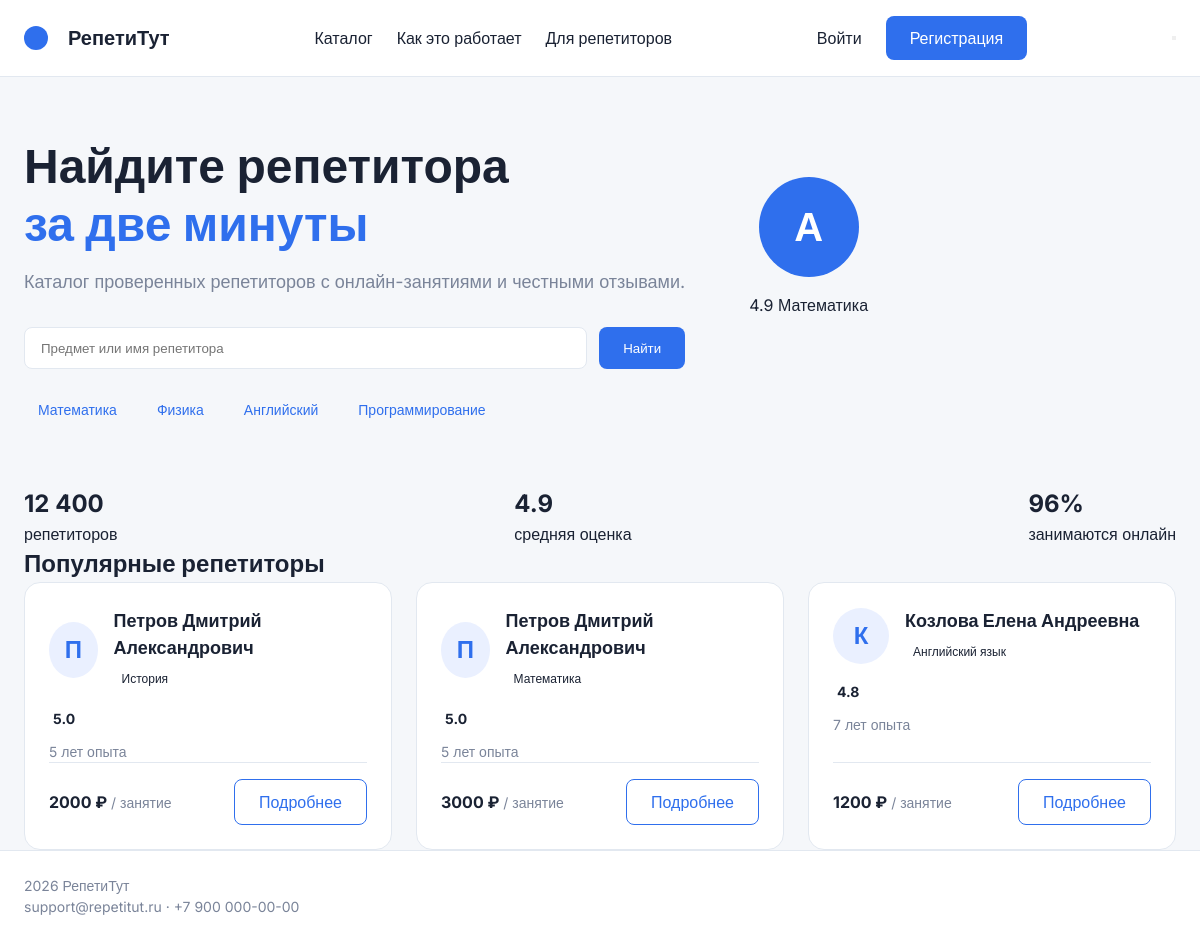
The page / on the database its author committed.
### app/models.py (models this page shows, shortened)
class TutorSubject(models.Model):
    tutor = models.ForeignKey(Tutor, on_delete=models.CASCADE, related_name="subject_cards", verbose_name="Репетитор")
    subject = models.ForeignKey(Subject, on_delete=models.CASCADE, related_name="tutor_cards", verbose_name="Предмет")
    rate_per_hour = models.DecimalField(verbose_name="Ставка за час", max_digits=7, decimal_places=2)
    moderation_status = models.CharField(verbose_name="Статус модерации", max_length=10, default="pending", choices=[("pending", "На модерации"), ("approved", "Одобрена"), ("rejected", "Отклонена")])
    class Meta:
        verbose_name = "Анкета репетитора по предмету"
        verbose_name_plural = "Анкеты репетиторов по предметам"
        ordering = ['tutor__full_name', 'subject__name']
        constraints = [
            db_check(Q(rate_per_hour__gte=300, rate_per_hour__lte=10000), "app_tutorsubject_rate_range"),
            models.UniqueConstraint(fields=['tutor', 'subject'], name="app_tutorsubject_unique_pair"),
        ]

class Tutor(models.Model):
    user = models.OneToOneField(User, on_delete=models.CASCADE, related_name="tutor_profile", null=True, blank=True)
    full_name = models.CharField(verbose_name="ФИО", max_length=150)
    email = models.EmailField(verbose_name="Электронная почта", max_length=100, unique=True)
    phone = models.CharField(verbose_name="Телефон", max_length=20)
    experience_years = models.PositiveSmallIntegerField(verbose_name="Опыт (лет)", default=1)
    rating = models.FloatField(verbose_name="Рейтинг", default=4.0)
    is_active = models.BooleanField(verbose_name="Активен", default=True)
    class Meta:
        verbose_name = "Репетитор"
        verbose_name_plural = "Репетиторы"
        ordering = ['full_name']
        constraints = [
            db_check(Q(rating__gte=1.0, rating__lte=5.0), "app_tutor_rating_range"),
        ]

class Subject(models.Model):
    name = models.CharField(verbose_name="Название предмета", max_length=100, unique=True)
    is_active = models.BooleanField(verbose_name="Показывать в каталоге", default=True)
    class Meta:
        verbose_name = "Предмет"
        verbose_name_plural = "Предметы"
        ordering = ['name']

### app/views.py (the view)
# urls.py: path('', views.index, name='index'),
def index(request):
    popular_tutors = TutorSubject.objects.filter(moderation_status='approved').select_related('tutor', 'subject').order_by('-tutor__rating')[:3]
    return render(request, 'app/index.html', {'popular_tutors': popular_tutors})

### app/templates/app/index.html (shortened to what this page needs)
{% extends 'app/base.html' %}
{% block content %}
<section class="hero">
    <div class="container hero-container">
        <div class="hero-text">
            <h1>Найдите репетитора<br><span class="text-primary">за две минуты</span></h1>
            <p class="subtitle">Каталог проверенных репетиторов с онлайн-занятиями и честными отзывами.</p>
            <div class="search-box">
                <input type="text" id="main-search" placeholder="Предмет или имя репетитора">
                <button class="btn-primary" id="search-btn" type="button">Найти</button>
            </div>
            <div class="tags">
                <a href="#">Математика</a>
                <a href="#">Физика</a>
                <a href="#">Английский</a>
                <a href="#">Программирование</a>
            </div>
        </div>
        <div class="hero-card">
            <div class="card-avatar">А</div>
            <div class="card-info">
                <span class="rating"> 4.9</span>
                <span class="subject">Математика</span>
            </div>
        </div>
    </div>
</section>
<section class="stats">
    <div class="container stats-container">
        <div class="stat-item">
            <h2>12 400</h2>
            <p>репетиторов</p>
        </div>
        <div class="stat-item">
            <h2>4.9</h2>
            <p>средняя оценка</p>
        </div>
        <div class="stat-item">
            <h2>96%</h2>
            <p>занимаются онлайн</p>
        </div>
    </div>
</section>
<section class="popular">
    <div class="container">
        <h2 class="section-title">Популярные репетиторы</h2>
        <div class="tutors-grid">
            {% include 'app/cards_list.html' with page_obj=popular_tutors %}
        </div>
    </div>
</section>
{% endblock %}

### app/templates/app/cards_list.html
{% for card in page_obj %}
<div class="tutor-card">
    <div class="tutor-header">
        <div class="avatar-small">{{ card.tutor.full_name|first }}</div>
        <div><h3>{{ card.tutor.full_name }}</h3><span class="tag">{{ card.subject.name }}</span></div>
    </div>
    <div class="tutor-rating"> <span>{{ card.tutor.rating }}</span></div>
    <p class="tutor-desc">{{ card.tutor.experience_years }} лет опыта</p>
    <div class="tutor-footer">
        <p class="price"><strong>{{ card.rate_per_hour|floatformat:0 }} ₽</strong> / занятие</p>
        <a href="{% url 'app:tutor_detail' card.id %}" class="btn-outline">Подробнее</a>
    </div>
</div>
{% empty %}
<div class="empty-state"><p>По вашему запросу ничего не найдено. Попробуйте изменить фильтры.</p></div>
{% endfor %}

### app/static/css/style.css (style rules this page uses)
:root { --p: #2F6FED; --t: #1A2233; --m: #7A8499; --b: #F5F7FA; --w: #FFFFFF; --br: #E2E8F0; --bg: #EAF0FF; }
* { margin: 0; padding: 0; box-sizing: border-box; }
body { font-family: 'Inter', sans-serif; background: var(--b); color: var(--t); line-height: 1.5; }
a { text-decoration: none; color: inherit; }
.container { max-width: 1280px; margin: 0 auto; padding: 0 24px; }
.header-container, .nav, .auth-buttons, .hero-container, .stats-container, .catalog-layout, .tutor-detail-layout, .booking-layout, .cabinet-layout { display: flex; gap: 24px; }
.header-container, .stats-container, .footer-container { justify-content: space-between; align-items: center; }
.btn, .btn-primary, .btn-register, .btn-outline { padding: 10px 24px; border-radius: 8px; font-weight: 500; text-align: center; cursor: pointer; border: none; display: inline-block; }
.btn-primary, .btn-register { background: var(--p); color: var(--w); }
.btn-outline { border: 1px solid var(--p); color: var(--p); background: transparent; }
.hero, .catalog-section { padding: 60px 0; }
.hero h1 { font-size: 48px; line-height: 1.2; margin-bottom: 16px; font-weight: 700; }
.text-primary { color: var(--p); }
.subtitle, .tutor-desc, .price, .breadcrumbs, .benefits-list, .footer-container { color: var(--m); font-size: 14px; }
.subtitle { font-size: 18px; margin-bottom: 32px; }
.search-box { display: flex; gap: 12px; margin-bottom: 24px; }
.search-box input, .filter-group input, .filter-group select, .form-group textarea { padding: 12px 16px; border: 1px solid var(--br); border-radius: 8px; width: 100%; outline: none; font-family: inherit; }
.tags { display: flex; gap: 12px; flex-wrap: wrap; }
.tags a { color: var(--p); padding: 6px 14px; border-radius: 20px; font-size: 14px; font-weight: 500; }
.hero-card { border-radius: 24px; padding: 40px; text-align: center; }
.card-avatar, .avatar-small, .avatar-large { border-radius: 50%; display: flex; align-items: center; justify-content: center; font-weight: bold; background: var(--bg); color: var(--p); }
.avatar-small { width: 56px; height: 56px; font-size: 24px; }
.avatar-large, .card-avatar { width: 100px; height: 100px; font-size: 40px; margin: 0 auto 16px; }
.card-avatar { background: var(--p); color: var(--w); }
.tutors-grid { display: grid; grid-template-columns: repeat(auto-fill, minmax(300px, 1fr)); gap: 24px; }
.tutor-card, .card-section, .filters-sidebar, .booking-summary, .auth-card, .cabinet-sidebar { background: var(--w); border: 1px solid var(--br); border-radius: 16px; padding: 24px; }
.tutor-card { display: flex; flex-direction: column; }
.tutor-header { display: flex; align-items: center; gap: 16px; margin-bottom: 16px; }
.tutor-header h3 { font-size: 18px; margin-bottom: 4px; }
.tag { font-size: 12px; padding: 4px 8px; border-radius: 4px; font-weight: 500; display: inline-block; }
.tutor-rating { color: #F5A623; font-size: 14px; margin-bottom: 12px; }
.tutor-rating span { color: var(--t); font-weight: bold; margin-left: 4px; }
.tutor-footer { margin-top: auto; border-top: 1px solid var(--br); padding-top: 16px; display: flex; justify-content: space-between; align-items: center; }
.price strong { font-size: 16px; color: var(--t); }

### rows shown on the page
TutorSubject: tutor.full_name|first "П", tutor.full_name "Петров Дмитрий Александрович", subject.name "История", tutor.rating "5.0", tutor.experience_years "5", rate_per_hour "2000"
TutorSubject: tutor.full_name|first "П", tutor.full_name "Петров Дмитрий Александрович", subject.name "Математика", tutor.rating "5.0", tutor.experience_years "5", rate_per_hour "3000"
TutorSubject: tutor.full_name|first "К", tutor.full_name "Козлова Елена Андреевна", subject.name "Английский язык", tutor.rating "4.8", tutor.experience_years "7", rate_per_hour "1200"
